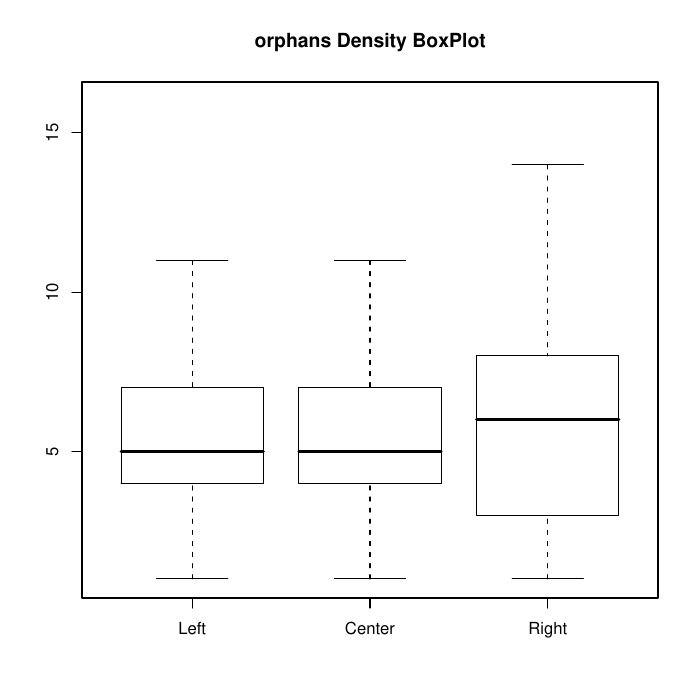

This chart was generated by the following R code:
orphansleft <- read.table("orphans_left.dat",header=T)
orphansright <- read.table("orphans_right.dat",header=T)
orphansctr <- read.table("orphans_center.dat",header=T)
pdf("orphans.pdf")
boxplot(orphansleft$TOTAL,orphansctr$TOTAL,orphansright$TOTAL,main="orphans Density BoxPlot", outline=FALSE, names=c("Left","Center","Right"))
